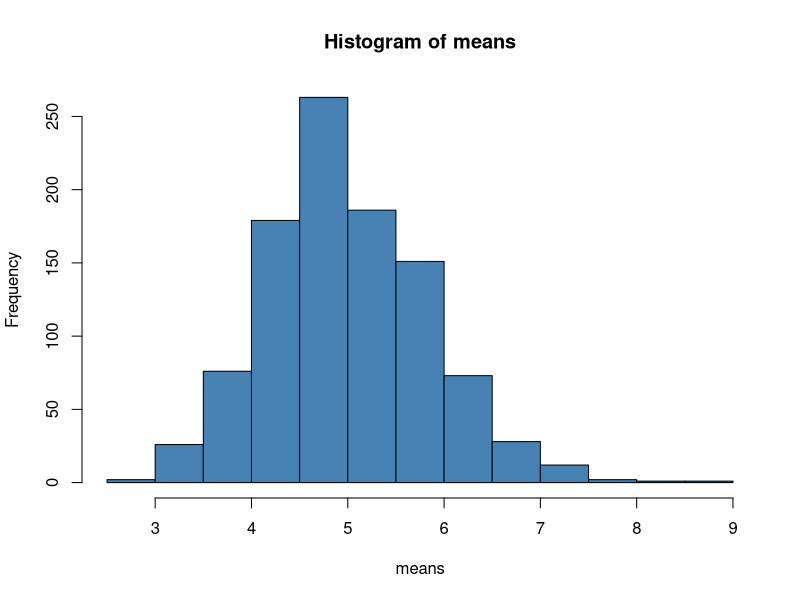
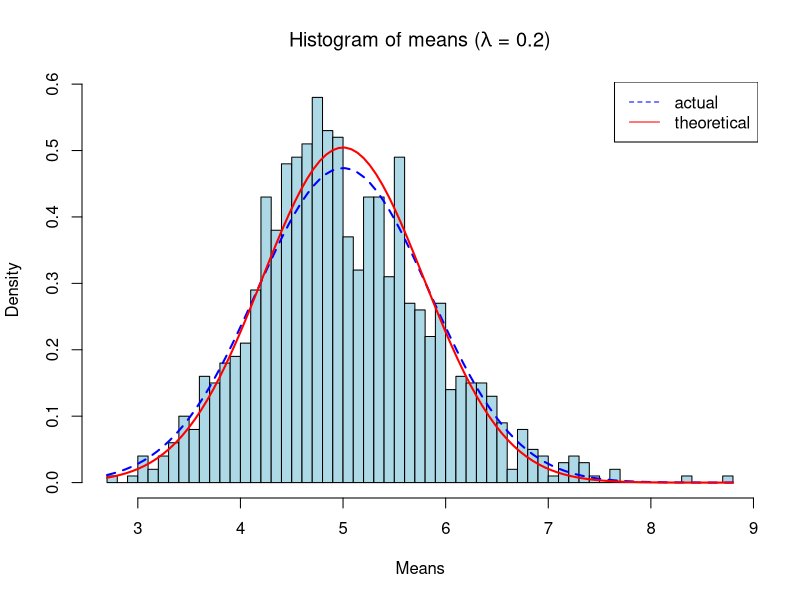

These charts were generated, in order, by the following R code:
## ---- chunk 1
knitr::opts_chunk$set(echo = TRUE)
## ---- chunk 2
library(ggplot2)

simCount <- 1000 # # of simulations
n <- 40 # # of exponentials
lambda <- 0.2 # rate parameter

set.seed(37027)

simulateExponentials <- matrix(rexp(simCount * n, lambda), simCount);
means <- apply(simulateExponentials, 1, mean) # also referred to as X bar 

hist(means, col="steel blue", main="Histogram of means", xlab = "means")

## ---- chunk 3
mu <- 1/lambda # theoretical mean of the distribition  (aka - expected mean)
mu

mu.x <- mean(means) # sample mean 
mu.x

## ---- chunk 4

sigma <- (1/lambda) / sqrt(n)  # theoretical stddev
sigma

sigma.x <- sd(means) # actual (sample) stddev
sigma.x

## ---- chunk 5

var <- sigma^2   # theoretical variance
var

var.x <- var(means) # actual (sample) variance
var.x

## ---- chunk 6

# draw the histogram
hist(means, 
     breaks=50, 
     prob=TRUE, 
     xlab="Means", 
     ylab="Density", 
     main=expression(paste("Histogram of means (",lambda, " = 0.2)")), 
     col="light blue")

# abline(v = mu.x, col = "blue", lwd = 2, lty = 2, add = TRUE, yaxt = "n")

# add  normal distribution for actual values
curve(dnorm(x, 
      mean = mu.x, 
      sd = sqrt(var.x)), 
      col = "blue", 
      lwd = 2, 
      lty = 2, add = TRUE, 
      yaxt = "n")

# add  normal distribution for theoretical values
curve(dnorm(x, 
            mean = mu, 
            sd = sqrt(var)), 
      col = "red", 
      lwd = 2, 
      add = TRUE, 
      yaxt = "n")

# add legend
legend("topright", 
       c("actual", "theoretical"), 
       lty = c(2,1), 
       col = c("blue", "red"))



## ---- chunk 7

# using 97.5% CI

confidence <- mu + c(-1, 1) * qnorm(.975) * sigma / n

cat("Theoretical Confidence Interval: ", confidence)


confidence.x <- mu.x + c(-1, 1) * qnorm(.975) * sigma.x / sqrt(n)

cat("Actual Confidence Interval: ", confidence.x)

